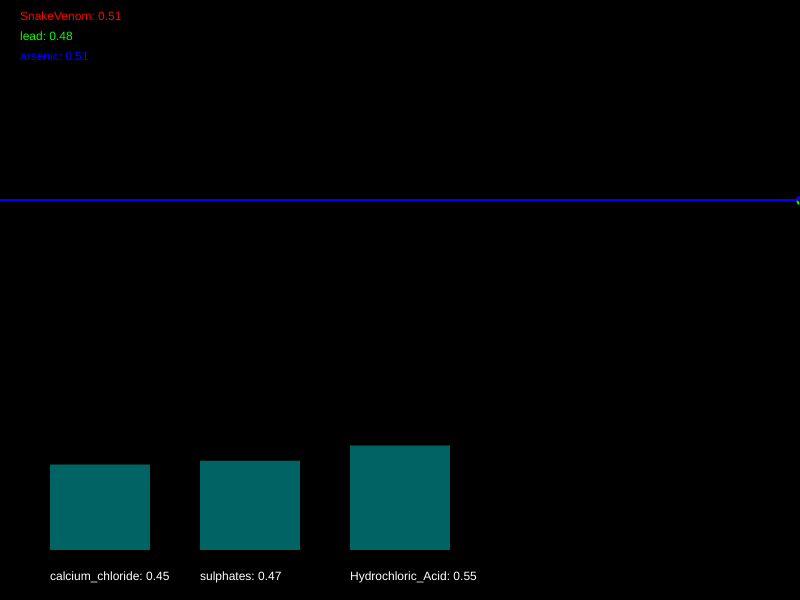
Frame 1 (no input)
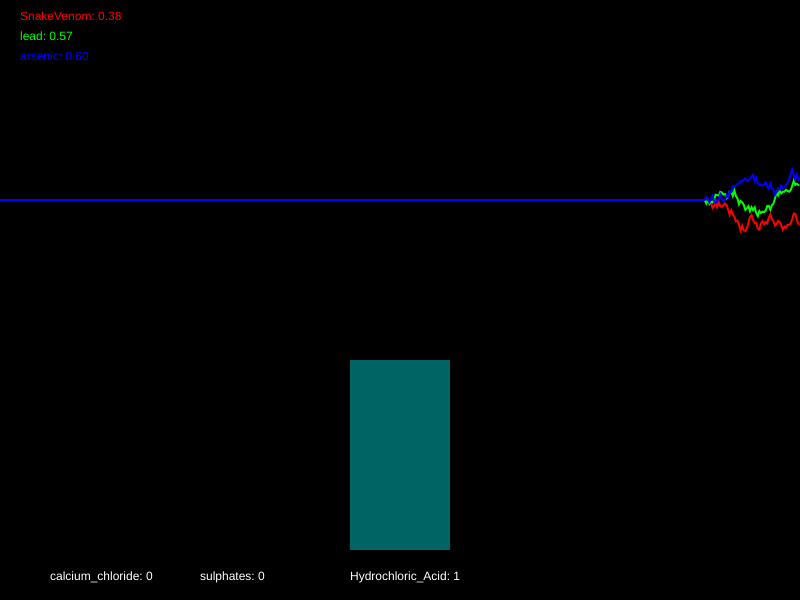
Frame 60 (no input)
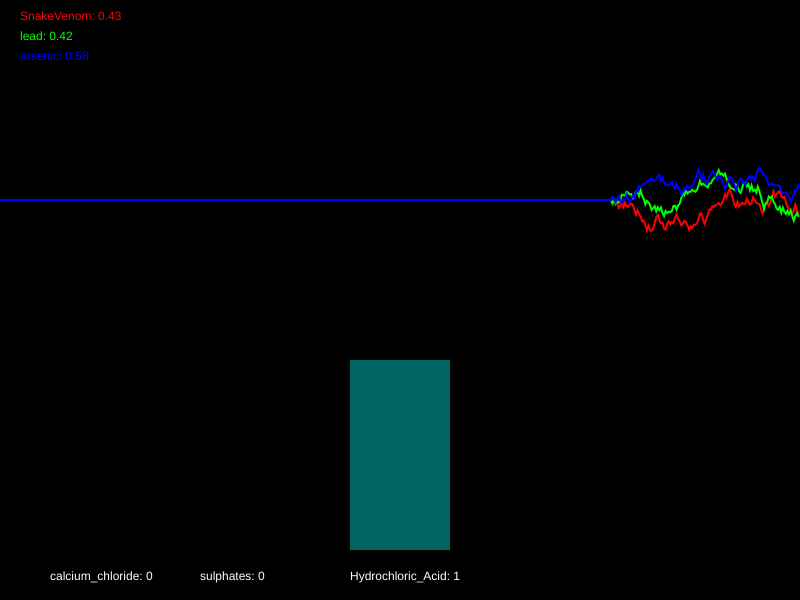
Frame 120 (the mouse pressed at the canvas centre since frame 60)

The p5.js sketch that drew these frames (run headless with seeded random() and noise() and a simulated clock; from frame 60 on, the mouse is pressed at the canvas centre):

// p5.js sketch
// ── sketch.js
/*

Officer: 3337827
CaseNum: 401-0-30657434-3337827

Case 401 - The Case of Norbert's Weiner Stand
Stage 1 - Noxious Weiner

Console city has been plunged into chaos. The notorious poisoner Norbert has struck the
population down with a potent poison. Word has it that he is smuggling his venomous filth
via a streetside weiner stand. Hundreds of people have been affected, and the municipal
water company tells me that their sewers are at full capacity. This is no laughing matter.
I need you to head down to our lab and work on an antidote.

You must develop the antidote by using conditional statements in the draw loop to
do the following:


You must develop the antidote by using conditional statements in the draw loop to
do the following.

	- When arsenic dips below 0.69, decrement calcium_chloride by 0.05
	- When lead dips below 0.34, raise calcium_chloride by 0.01
	- If lead dips below 0.55, decrement sulphates by 0.03
	- When arsenic dips below 0.42, increase sulphates by 0.01
	- If lead goes above 0.54, try decreasing Hydrochloric_Acid by 0.05
	- If arsenic dips below 0.73, raise Hydrochloric_Acid by 0.05


Your conditional statements should:

consider the following poisons:

	- SnakeVenom
	- lead
	- arsenic


and modify the following antidotes:

	- calcium_chloride
	- sulphates
	- Hydrochloric_Acid


- There are many ways to complete this task but you should only use the
following commands:

	if(){}
	+=
	-=

*/

//Declare the poison variables
var SnakeVenom;
var lead;
var arsenic;


//Declare the antidote variables
var calcium_chloride;
var sulphates;
var Hydrochloric_Acid;


//This variable is used for drawing the graph
var graphs;


function setup()
{

	createCanvas(800,600);
	strokeWeight(2);

	//initialise the poisons and antidotes
	SnakeVenom = 0.5;
	lead = 0.5;
	arsenic = 0.5;
	calcium_chloride = 0.5;
	sulphates = 0.5;
	Hydrochloric_Acid = 0.5;


	//fills the graph with empty values
	graphs = [];

	for(var i = 0; i < 3; i++)
	{
		graphs.push([]);
		for(var j = 0; j < 512; j++)
		{
			graphs[i].push(0.5);
		}
	}

}

function draw()
{

	//Develop the antidote below
	//Write conditional statements to change the amount of each substance ...
	if(arsenic < 0.69)
	{
		calcium_chloride -= 0.05;
	}
	if(lead < 0.34)
	{
		calcium_chloride += 0.01;
	}
	if(lead < 0.55)
	{
		sulphates -= 0.03;
	}
	if(arsenic < 0.42)
	{
		sulphates += 0.01;
	}
	if(lead > 0.54)
	{
		Hydrochloric_Acid -= 0.05;
	}
	if(arsenic < 0.73)
	{
		Hydrochloric_Acid += 0.05;
	}



	//////////////////////////////////////////////////////

	//the code below generates new values using random numbers

	/*
		For testing, you might want to temporarily comment out
		these lines and set the same variables to constant values
		instead.
	*/

	SnakeVenom = nextValue(graphs[0],SnakeVenom);
	lead = nextValue(graphs[1],lead);
	arsenic = nextValue(graphs[2],arsenic);


	calcium_chloride = constrain(calcium_chloride, 0, 1);
	sulphates = constrain(sulphates, 0, 1);
	Hydrochloric_Acid = constrain(Hydrochloric_Acid, 0, 1);


	///////// DO NOT CHANGE THE CODE BELOW ///////////

	//drawing code

	// set background
	background(0);
	noFill();

	//draw the graphs for the vitals
	var colors = [
	color(255, 0, 0),
	color(0, 255, 0),
	color(0, 0, 255),
	color(255, 0, 255),
	color(255, 255, 0),
	color(0, 255, 255)
	];

	for(var i = 0; i < graphs.length; i++)
	{
		stroke(colors[i]);
		drawGraph(graphs[i]);
	}

	//draw the poisons as text
	noStroke();
	fill(colors[0]);
	text('SnakeVenom: ' + nf(SnakeVenom,1,2), 20,20);
	fill(colors[1]);
	text('lead: ' + nf(lead,1,2), 20,40);
	fill(colors[2]);
	text('arsenic: ' + nf(arsenic,1,2), 20,60);


	//draw the antidotes bar chart
	drawBar(calcium_chloride,50,'calcium_chloride');
	drawBar(sulphates,200,'sulphates');
	drawBar(Hydrochloric_Acid,350,'Hydrochloric_Acid');


}

function nextValue(graph, val)
{
	//gets the next value for a vital and puts it in an array for drawing
	var delta = random(-0.03,0.03);

	val += delta;
	if(val > 1 || val < 0)
	{
		delta *= -1;
		val += delta * 2;
	}

	graph.push(val)
	graph.shift();
	return val;
}

function drawGraph(graph)
{
	//draws an array as a graph
	beginShape();
	for(var i = 0; i < graph.length; i++)
	{
			vertex(width * i/512, height * 0.5 - graph[i]* height/3)
	}
	endShape();
}


function drawBar(val, x, name)
{
	//draws the bars for bar chart
    noStroke();
    fill(0,100,100);
	var mh = height * 0.4 - 50;
	rect(x,(height - 50) - val*mh, 100, val*mh);
    fill(255);
	text(name + ": " + val, x, height - 20);
}
